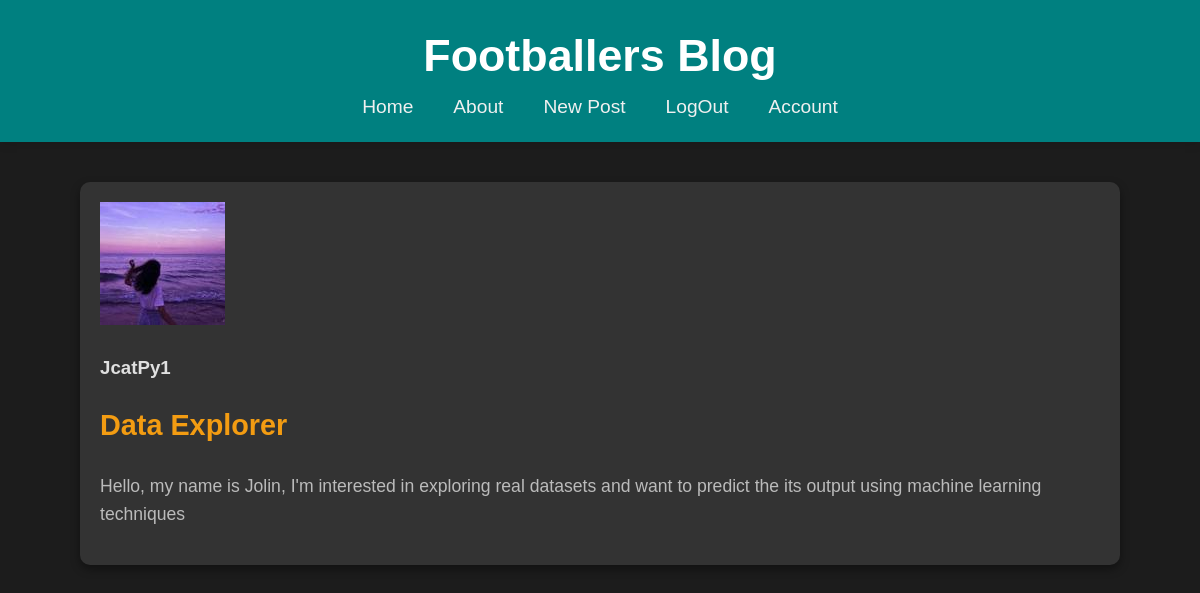
The app's page /home (signed in) with its own data.
### flaskblog/models.py (models this page shows, shortened)
class Post(db.Model):  # Change db.model to db.Model
    id = db.Column(db.Integer, primary_key=True)
    title = db.Column(db.String(100), nullable=False)
    date_posted = db.Column(db.DateTime, nullable=False, default=datetime.utcnow)  # Also fix this line to use datetime.utcnow
    content = db.Column(db.Text, nullable=False)
    user_id = db.Column(db.Integer, db.ForeignKey('user.id'), nullable=False)

class User(db.Model, UserMixin):  # Change db.model to db.Model
    id = db.Column(db.Integer, primary_key=True)
    username = db.Column(db.String(20), unique=True, nullable=False)
    email = db.Column(db.String(120), unique=True, nullable=False)
    image_file = db.Column(db.String(20), nullable=False, default='default.jpg')
    password = db.Column(db.String(60), nullable=False)
    posts = db.relationship('Post', backref='author', lazy=True)

### flaskblog/routes.py (the view)
@app.route("/")
@app.route("/home")
def hello():
    posts = Post.query.all()
    return render_template('home.html',  posts=posts)

### flaskblog/models.py (called while the page is built)
@login_manager.user_loader
def load(user_id):
    return User.query.get(int(user_id))

### flaskblog/templates/home.html
{% extends "layout.html" %}
{% block extra_css %}
    <link rel = "stylesheet" href="{{ url_for('static', filename='update_account.css') }}">
{% endblock %}
{% block content %}
<div class="blog-posts">
    {% for post in posts %}
    <div class="post">
        <div class="profile-image">
            <img src="{{ url_for('static', filename='profile_pics/' + post.author.image_file) }}">
         </div>
        <h3> {{ post.author.username }} </h3>
        <h2> {{ post.title }} </h2>
        <p> {{ post.content }} </p>
    </div>
    {% endfor %}
</div>
{% endblock content %}

### flaskblog/static/style.css (style rules this page uses)
body { font-family: 'Arial', sans-serif; background-color: #1c1c1c; color: #e0e0e0; margin: 0; padding: 0; line-height: 1.6; }
.blog-posts { display: grid; grid-template-columns: repeat(auto-fit, minmax(300px, 1fr)); gap: 20px; padding: 40px 20px; max-width: 1200px; margin: 0 auto; }
.post { background-color: #333; border-radius: 10px; padding: 20px; box-shadow: 0px 4px 10px rgba(0, 0, 0, 0.4); transition: transform 0.3s ease, box-shadow 0.3s ease; }
.post h2 { margin-top: 0; font-size: 1.8rem; color: #f39c12; }
.post p { font-size: 1.1rem; color: #bbbbbb; }
.profile-image { margin-bottom: 20px; }

### flaskblog/static/update_account.css (style rules this page uses)
body { margin-bottom: 100px }
.profile-image { margin-bottom: 20px; }

### records on screen
Post: image_file (picture), author.username "JcatPy1", title "Data Explorer", content "Hello, my name is Jolin, I'm interested in exploring real datasets and want to predict the its output using machine learning techniques"
